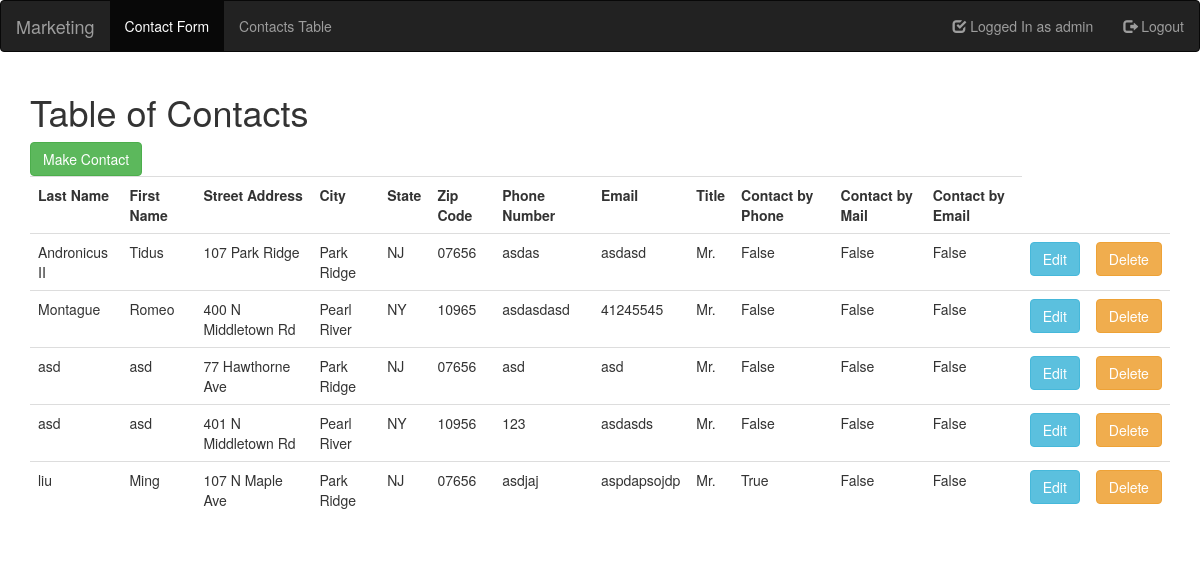
The app's page /contactList/contacts/ (signed in) with its own data.
### contactList/models.py (models this page shows, shortened)
class Contact(models.Model):
    NJ = 'NJ'
    NY = 'NY'
    PA = 'PA'
    CT = 'CT'
    STATE_CHOICES = (
        (NJ, 'New Jersey'),
        (NY, 'New York'),
        (PA, 'Pennsylvania'),
        (CT, 'Connecticut'),
    )
    MR = 'Mr.'
    MS = 'Ms.'
    MRS = 'Mrs.'
    DR = 'Dr.'
    TITLE_CHOICES = (
        (MR,MR),
        (MS,MS),
        (MRS,MRS),
        (DR,DR),
    )
    first_name = models.CharField(max_length=50)
    last_name = models.CharField(max_length=50)
    street = models.CharField(max_length=50)
    city = models.CharField(max_length=100)
    state = models.CharField(
        max_length=20,
        choices = STATE_CHOICES,
        default = NJ,
    )
    zip = models.CharField(max_length=5)
    phone = models.CharField(max_length=12)
    email = models.CharField(max_length=50)
    title = models.CharField(
        max_length=5,
        choices = TITLE_CHOICES,
        default = MR,
    )
    use_mail = models.BooleanField()
    use_phone = models.BooleanField()
    use_email = models.BooleanField()
    latitude = models.DecimalField(max_digits=8, decimal_places=5,null=True,editable=False)
    longitude = models.DecimalField(max_digits=8, decimal_places=5,null=True,editable=False)

### contactList/views.py (the view)
# urls.py: path('contacts/', views.ContactList.as_view(), name='contacts'),
class ContactList(LoginRequiredMixin,generic.ListView):
    login_url = 'contactList:login'
    template_name = 'contactList/contact_list.html'
    context_object_name = 'contact_list'
    def get_queryset(self):
        return Contact.objects.order_by('last_name'),MapBoxConfig.access_token

### contactList/templates/contactList/contact_list.html (shortened to what this page needs)
{% extends 'contactList/base.html' %}
{% block content %}
      {% if contact_list.0 %}
        <h1>Table of Contacts</h1>
        <a href="{% url 'contactList:contact_create' %}"><button class ='btn btn-success'>Make Contact</button></a>
        <div class='table-responsive'>
          <table class="table table-hover">
            <tr>
              <th>Last Name</th>
              <th>First Name</th>
              <th>Street Address</th>
              <th>City</th>
              <th>State</th>
              <th>Zip Code</th>
              <th>Phone Number</th>
              <th>Email</th>
              <th>Title</th>
              <th>Contact by Phone</th>
              <th>Contact by Mail</th>
              <th>Contact by Email</th>
            </tr>
            {% for contact in contact_list.0 %}
              <tr class='point' id= {{ contact.id }} data-pos=[{{ contact.longitude }},{{ contact.latitude }}]>
                <td>{{ contact.last_name }}</td>
                <td>{{ contact.first_name }}</td>
                <td>{{ contact.street }}</td>
                <td>{{ contact.city }}</td>
                <td>{{ contact.state }}</td>
                <td>{{ contact.zip }}</td>
                <td>{{ contact.phone }}</td>
                <td>{{ contact.email }}</td>
                <td>{{ contact.title }}</td>
                <td>{{ contact.use_mail }}</td>
                <td>{{ contact.use_phone }}</td>
                <td>{{ contact.use_email }}</td>
                <td><a href="{% url 'contactList:contact_update' contact.id %}"><button type= 'button' class ='btn btn-info'>Edit</button></a></td>
                <td><a href="{% url 'contactList:contact_delete' contact.id %}"><button type= 'button' class ='btn btn-warning'>Delete</button></a></td>
              </tr>
            {% endfor %}
          </table>
        </div>
        <div id="map-canvas"><div id="map"></div></div>
      {% else %}
        <p>No contacts.</p>
      {% endif %}
{% endblock %}

### contactList/templates/contactList/base.html (shortened to what this page needs)
{% load static %}
<!DOCTYPE html>
<html>
  <head>
    <link rel="stylesheet" href="http://maxcdn.bootstrapcdn.com/bootstrap/3.3.5/css/bootstrap.min.css">
    <link href='https://api.tiles.mapbox.com/mapbox-gl-js/v0.53.0/mapbox-gl.css' rel='stylesheet' />
  </head>
  <body>
    <nav class="navbar navbar-inverse">
 		<div class="container-fluid">
	 		<div class="navbar-header">
		 		<a class="navbar-brand" href="{% url 'contactList:index' %}">Marketing</a>
	 		</div>
	 	<div>
		 <ul class="nav navbar-nav">
			 <li class="active"><a href="{% url 'contactList:index' %}">Contact Form</a></li>
			 <li><a href="{% url 'contactList:contacts' %}">Contacts Table</a></li>
		 </ul>
		 <ul class="nav navbar-nav navbar-right">
        {% if user.is_authenticated %}
          <li><a href="#"><span class="glyphicon glyphicon-check"></span> Logged In as {{ user.username }}</a></li>
          <li><a href="{% url 'contactList:logout' %}"><span class="glyphicon glyphicon-log-out"></span> Logout</a></li>
        {% else %}
					<li><a href="{% url 'contactList:login' %}"><span class="glyphicon glyphicon-log-in"></span> Login</a></li>
        {% endif %}
      </ul>
	 </div>
 </div>
</nav>
  <div class= 'container'>
    {% block content %}
    {% endblock %}
  </div>
  </body>
</html>

### contactList/templates/contactList/base.html (style rules this page uses)
#map { height: 100%; width: 100%; }
#map-canvas { position: absolute; margin-top:5px; padding-bottom: 30px; width:50%; height:85%; }

### records on screen
Contact: last_name "Andronicus II", first_name "Tidus", street "107 Park Ridge", city "Park Ridge", state "NJ", zip "07656", phone "asdas", email "asdasd", title "Mr.", use_mail "False", use_phone "False", use_email "False"
Contact: last_name "Montague", first_name "Romeo", street "400 N Middletown Rd", city "Pearl River", state "NY", zip "10965", phone "asdasdasd", email "41245545", title "Mr.", use_mail "False", use_phone "False", use_email "False"
Contact: last_name "asd", first_name "asd", street "77 Hawthorne Ave", city "Park Ridge", state "NJ", zip "07656", phone "asd", email "asd", title "Mr.", use_mail "False", use_phone "False", use_email "False"
Contact: last_name "asd", first_name "asd", street "401 N Middletown Rd", city "Pearl River", state "NY", zip "10956", phone "123", email "asdasds", title "Mr.", use_mail "False", use_phone "False", use_email "False"
Contact: last_name "liu", first_name "Ming", street "107 N Maple Ave", city "Park Ridge", state "NJ", zip "07656", phone "asdjaj", email "aspdapsojdp", title "Mr.", use_mail "True", use_phone "False", use_email "False"

### other values on screen
{{ user.username }} "admin"
